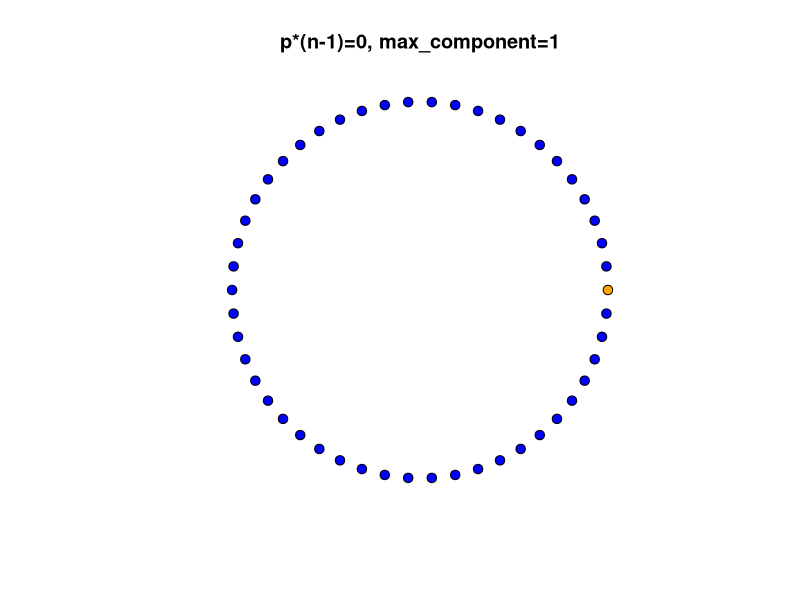
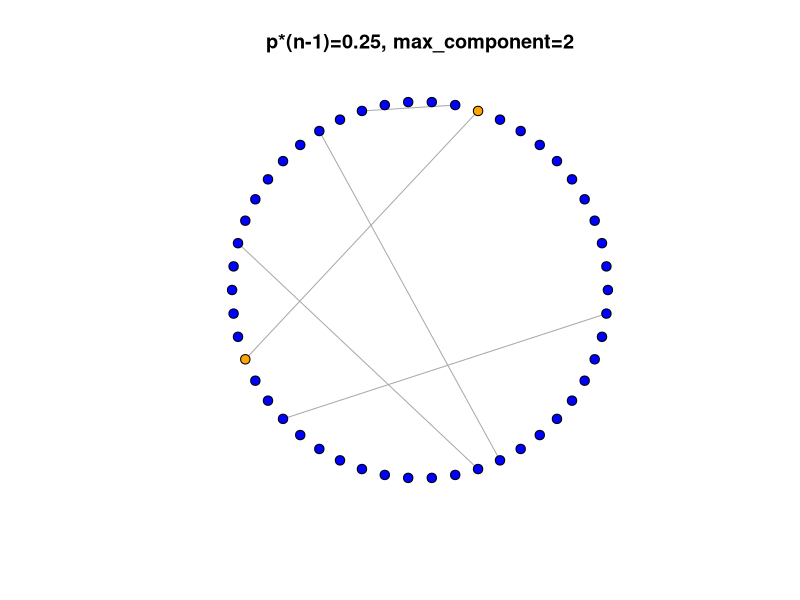
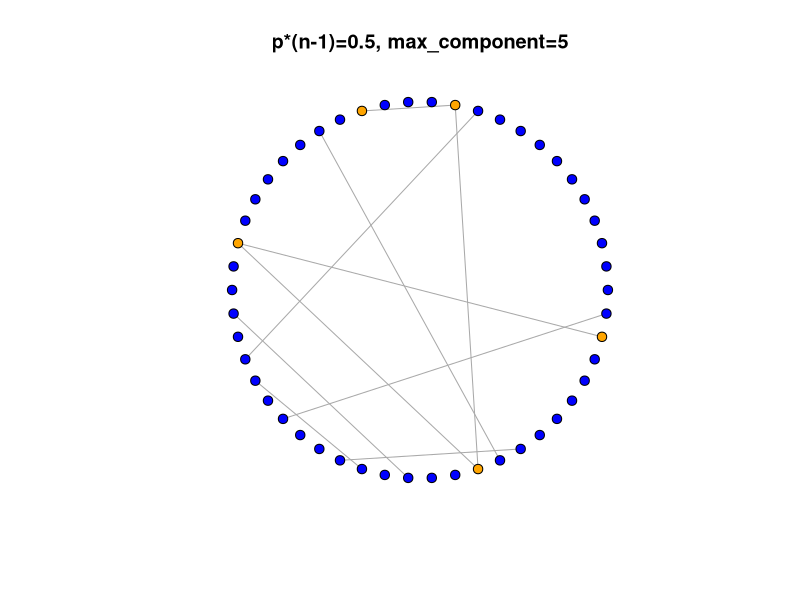
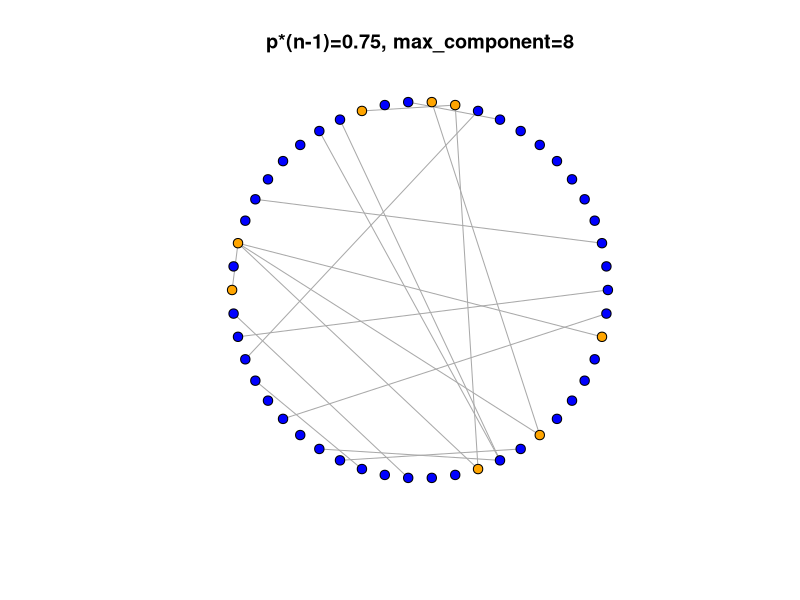
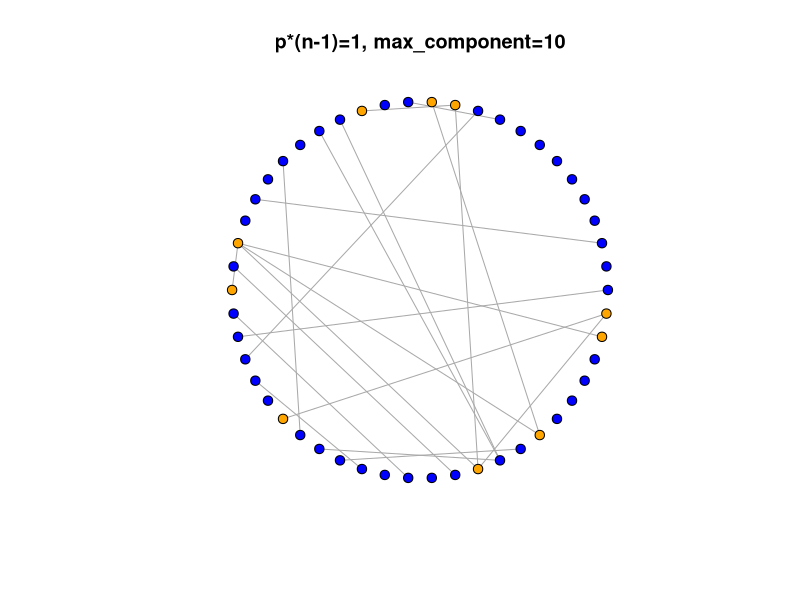
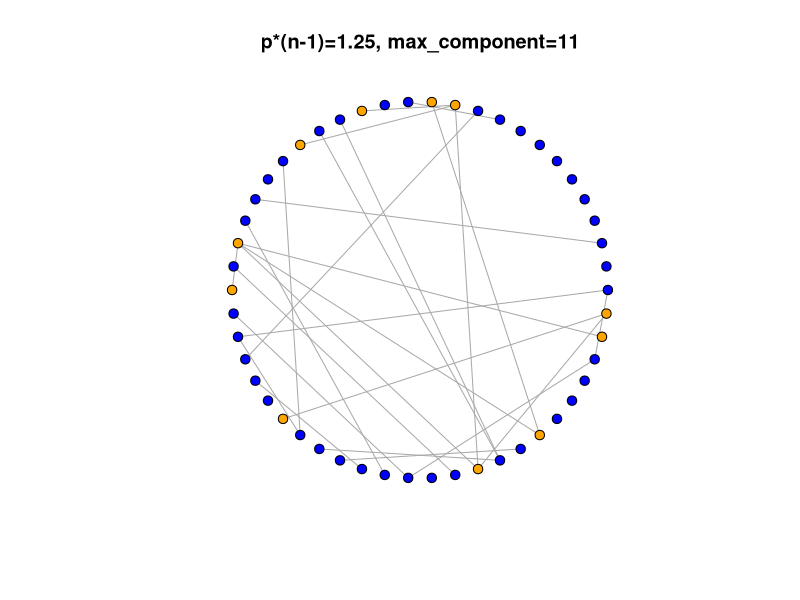
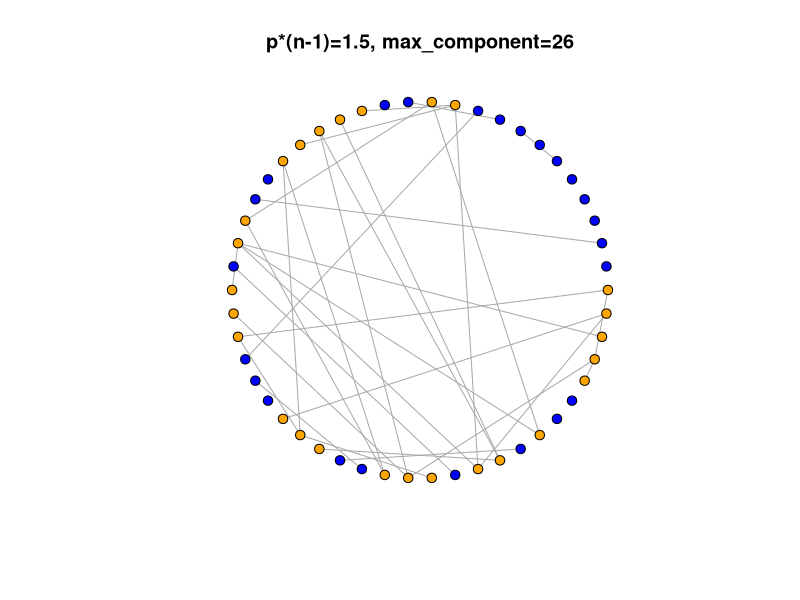
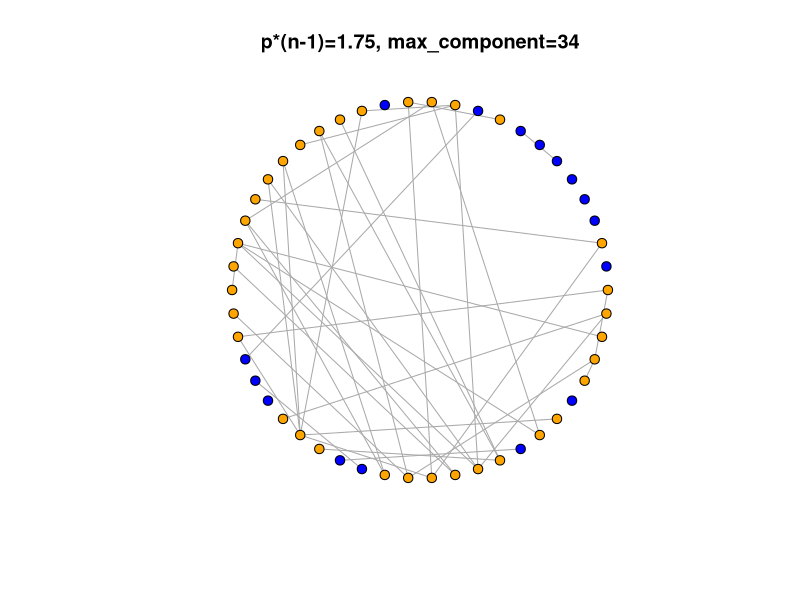

Reproduce these figures in R, in order.
## ---- chunk 1
knitr::opts_chunk$set(echo = TRUE)
## ---- chunk 2
library(igraph)

make_graph = function(n, p, seed=1) {
  set.seed(seed)
  probs = runif(n*(n-1)/2)
  k = 1
  edges = NULL
  for (i in 1:(n-1)) {
    for (j in (i+1):n) {
      if (probs[k] < p) {
        edges = c(edges, c(i, j))
      }
      k = k + 1
    }
  }
  return(graph(edges=edges, n=n, directed=F))
}

plot_graph_circle = function(g, main="", vsize=5) {
  comp = components(g)
  max_comp = (comp$membership == which.max(comp$csize))
  special = ifelse(max_comp, "orange", "blue")
  plot(g, layout=layout_in_circle, vertex.size=vsize, vertex.label=NA,
       vertex.color=special, main=main)
}
## ---- chunk 3
n = 50
mean_degree = c(seq(0, 4, 0.25))
for (d in mean_degree) {
  p = d / (n-1)
  g = make_graph(n, p)
  max_comp_size = max(components(g)$csize)
  plot_graph_circle(g, main=paste0("p*(n-1)=", d, ", max_component=", max_comp_size))
}
